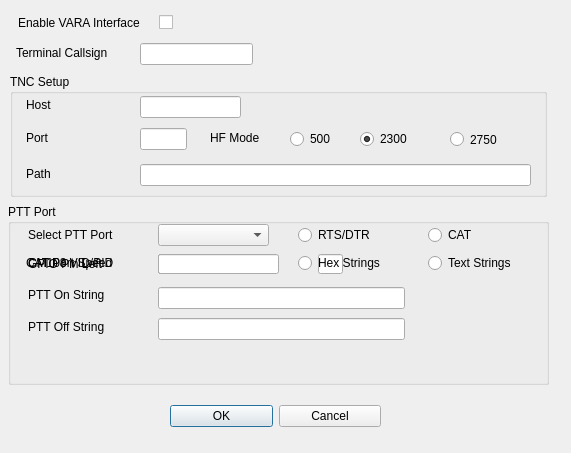
<?xml version="1.0" encoding="UTF-8"?>
<ui version="4.0">
 <class>Dialog</class>
 <widget class="QDialog" name="Dialog">
  <property name="geometry">
   <rect>
    <x>0</x>
    <y>0</y>
    <width>571</width>
    <height>453</height>
   </rect>
  </property>
  <property name="windowTitle">
   <string>Dialog</string>
  </property>
  <widget class="QWidget" name="layoutWidget">
   <property name="geometry">
    <rect>
     <x>170</x>
     <y>400</y>
     <width>211</width>
     <height>33</height>
    </rect>
   </property>
   <layout class="QHBoxLayout">
    <property name="spacing">
     <number>6</number>
    </property>
    <property name="leftMargin">
     <number>0</number>
    </property>
    <property name="topMargin">
     <number>0</number>
    </property>
    <property name="rightMargin">
     <number>0</number>
    </property>
    <property name="bottomMargin">
     <number>0</number>
    </property>
    <item>
     <widget class="QPushButton" name="okButton">
      <property name="text">
       <string>OK</string>
      </property>
     </widget>
    </item>
    <item>
     <widget class="QPushButton" name="cancelButton">
      <property name="text">
       <string>Cancel</string>
      </property>
     </widget>
    </item>
   </layout>
  </widget>
  <widget class="QGroupBox" name="groupBox">
   <property name="geometry">
    <rect>
     <x>10</x>
     <y>74</y>
     <width>537</width>
     <height>123</height>
    </rect>
   </property>
   <property name="title">
    <string>TNC Setup</string>
   </property>
   <widget class="QLineEdit" name="Host">
    <property name="geometry">
     <rect>
      <x>130</x>
      <y>22</y>
      <width>101</width>
      <height>22</height>
     </rect>
    </property>
   </widget>
   <widget class="QLineEdit" name="Port">
    <property name="geometry">
     <rect>
      <x>130</x>
      <y>54</y>
      <width>47</width>
      <height>22</height>
     </rect>
    </property>
   </widget>
   <widget class="QLineEdit" name="Path">
    <property name="geometry">
     <rect>
      <x>130</x>
      <y>90</y>
      <width>391</width>
      <height>22</height>
     </rect>
    </property>
   </widget>
   <widget class="QLabel" name="label_11">
    <property name="geometry">
     <rect>
      <x>16</x>
      <y>24</y>
      <width>47</width>
      <height>13</height>
     </rect>
    </property>
    <property name="text">
     <string>Host</string>
    </property>
   </widget>
   <widget class="QLabel" name="label_12">
    <property name="geometry">
     <rect>
      <x>16</x>
      <y>53</y>
      <width>47</width>
      <height>22</height>
     </rect>
    </property>
    <property name="text">
     <string>Port</string>
    </property>
   </widget>
   <widget class="QLabel" name="label_13">
    <property name="geometry">
     <rect>
      <x>16</x>
      <y>89</y>
      <width>47</width>
      <height>22</height>
     </rect>
    </property>
    <property name="text">
     <string>Path</string>
    </property>
   </widget>
   <widget class="QRadioButton" name="VARA500">
    <property name="geometry">
     <rect>
      <x>280</x>
      <y>54</y>
      <width>71</width>
      <height>22</height>
     </rect>
    </property>
    <property name="text">
     <string>500</string>
    </property>
    <attribute name="buttonGroup">
     <string notr="true">buttonGroup_3</string>
    </attribute>
   </widget>
   <widget class="QRadioButton" name="VARA2300">
    <property name="geometry">
     <rect>
      <x>350</x>
      <y>54</y>
      <width>81</width>
      <height>22</height>
     </rect>
    </property>
    <property name="text">
     <string>2300</string>
    </property>
    <property name="checked">
     <bool>true</bool>
    </property>
    <attribute name="buttonGroup">
     <string notr="true">buttonGroup_3</string>
    </attribute>
   </widget>
   <widget class="QRadioButton" name="VARA2750">
    <property name="geometry">
     <rect>
      <x>440</x>
      <y>54</y>
      <width>81</width>
      <height>23</height>
     </rect>
    </property>
    <property name="text">
     <string>2750</string>
    </property>
    <attribute name="buttonGroup">
     <string notr="true">buttonGroup_3</string>
    </attribute>
   </widget>
   <widget class="QLabel" name="label_15">
    <property name="geometry">
     <rect>
      <x>200</x>
      <y>53</y>
      <width>71</width>
      <height>22</height>
     </rect>
    </property>
    <property name="text">
     <string>HF Mode</string>
    </property>
   </widget>
  </widget>
  <widget class="QGroupBox" name="groupBox_3">
   <property name="geometry">
    <rect>
     <x>8</x>
     <y>204</y>
     <width>541</width>
     <height>181</height>
    </rect>
   </property>
   <property name="title">
    <string>PTT Port</string>
   </property>
   <widget class="QComboBox" name="PTTPort">
    <property name="geometry">
     <rect>
      <x>150</x>
      <y>20</y>
      <width>111</width>
      <height>22</height>
     </rect>
    </property>
   </widget>
   <widget class="QLabel" name="label_6">
    <property name="geometry">
     <rect>
      <x>20</x>
      <y>23</y>
      <width>131</width>
      <height>16</height>
     </rect>
    </property>
    <property name="text">
     <string>Select PTT Port</string>
    </property>
   </widget>
   <widget class="QLabel" name="PTTOnLab">
    <property name="geometry">
     <rect>
      <x>20</x>
      <y>80</y>
      <width>121</width>
      <height>22</height>
     </rect>
    </property>
    <property name="text">
     <string>PTT On String</string>
    </property>
   </widget>
   <widget class="QLineEdit" name="PTTOn">
    <property name="geometry">
     <rect>
      <x>150</x>
      <y>83</y>
      <width>247</width>
      <height>22</height>
     </rect>
    </property>
   </widget>
   <widget class="QLineEdit" name="PTTOff">
    <property name="geometry">
     <rect>
      <x>150</x>
      <y>114</y>
      <width>247</width>
      <height>22</height>
     </rect>
    </property>
   </widget>
   <widget class="QLabel" name="PTTOffLab">
    <property name="geometry">
     <rect>
      <x>20</x>
      <y>112</y>
      <width>121</width>
      <height>22</height>
     </rect>
    </property>
    <property name="text">
     <string>PTT Off String</string>
    </property>
   </widget>
   <widget class="QLabel" name="GPIOLab">
    <property name="geometry">
     <rect>
      <x>20</x>
      <y>52</y>
      <width>111</width>
      <height>16</height>
     </rect>
    </property>
    <property name="text">
     <string>GPIO Pin Left</string>
    </property>
   </widget>
   <widget class="QLineEdit" name="GPIOLeft">
    <property name="geometry">
     <rect>
      <x>150</x>
      <y>50</y>
      <width>25</width>
      <height>20</height>
     </rect>
    </property>
   </widget>
   <widget class="QLineEdit" name="GPIORight">
    <property name="geometry">
     <rect>
      <x>310</x>
      <y>50</y>
      <width>25</width>
      <height>20</height>
     </rect>
    </property>
   </widget>
   <widget class="QLabel" name="GPIOLab2">
    <property name="geometry">
     <rect>
      <x>165</x>
      <y>50</y>
      <width>83</width>
      <height>18</height>
     </rect>
    </property>
    <property name="text">
     <string>GPIO Pin Right</string>
    </property>
   </widget>
   <widget class="QLabel" name="CATLabel">
    <property name="geometry">
     <rect>
      <x>18</x>
      <y>50</y>
      <width>121</width>
      <height>18</height>
     </rect>
    </property>
    <property name="text">
     <string>CAT Port Speed</string>
    </property>
   </widget>
   <widget class="QLineEdit" name="CATSpeed">
    <property name="geometry">
     <rect>
      <x>150</x>
      <y>50</y>
      <width>47</width>
      <height>20</height>
     </rect>
    </property>
   </widget>
   <widget class="QRadioButton" name="RTSDTR">
    <property name="geometry">
     <rect>
      <x>290</x>
      <y>22</y>
      <width>131</width>
      <height>18</height>
     </rect>
    </property>
    <property name="text">
     <string>RTS/DTR</string>
    </property>
    <attribute name="buttonGroup">
     <string notr="true">buttonGroup_2</string>
    </attribute>
   </widget>
   <widget class="QRadioButton" name="CAT">
    <property name="geometry">
     <rect>
      <x>420</x>
      <y>22</y>
      <width>121</width>
      <height>18</height>
     </rect>
    </property>
    <property name="text">
     <string>CAT</string>
    </property>
    <attribute name="buttonGroup">
     <string notr="true">buttonGroup_2</string>
    </attribute>
   </widget>
   <widget class="QLineEdit" name="VIDPID">
    <property name="geometry">
     <rect>
      <x>150</x>
      <y>50</y>
      <width>121</width>
      <height>20</height>
     </rect>
    </property>
   </widget>
   <widget class="QLabel" name="CM108Label">
    <property name="geometry">
     <rect>
      <x>20</x>
      <y>50</y>
      <width>111</width>
      <height>18</height>
     </rect>
    </property>
    <property name="text">
     <string>CM108 VID/PID</string>
    </property>
   </widget>
   <widget class="QRadioButton" name="CATHex">
    <property name="geometry">
     <rect>
      <x>290</x>
      <y>50</y>
      <width>131</width>
      <height>18</height>
     </rect>
    </property>
    <property name="text">
     <string>Hex Strings</string>
    </property>
    <attribute name="buttonGroup">
     <string notr="true">buttonGroup</string>
    </attribute>
   </widget>
   <widget class="QRadioButton" name="CATText">
    <property name="geometry">
     <rect>
      <x>420</x>
      <y>50</y>
      <width>131</width>
      <height>18</height>
     </rect>
    </property>
    <property name="text">
     <string>Text Strings</string>
    </property>
    <attribute name="buttonGroup">
     <string notr="true">buttonGroup</string>
    </attribute>
   </widget>
  </widget>
  <widget class="QLineEdit" name="TermCall">
   <property name="geometry">
    <rect>
     <x>140</x>
     <y>43</y>
     <width>113</width>
     <height>22</height>
    </rect>
   </property>
  </widget>
  <widget class="QLabel" name="label">
   <property name="geometry">
    <rect>
     <x>16</x>
     <y>42</y>
     <width>111</width>
     <height>22</height>
    </rect>
   </property>
   <property name="text">
    <string>Terminal Callsign</string>
   </property>
  </widget>
  <widget class="QLabel" name="label_14">
   <property name="geometry">
    <rect>
     <x>18</x>
     <y>12</y>
     <width>135</width>
     <height>21</height>
    </rect>
   </property>
   <property name="text">
    <string>Enable VARA Interface</string>
   </property>
  </widget>
  <widget class="QCheckBox" name="VARAEnable">
   <property name="geometry">
    <rect>
     <x>150</x>
     <y>10</y>
     <width>23</width>
     <height>25</height>
    </rect>
   </property>
   <property name="layoutDirection">
    <enum>Qt::RightToLeft</enum>
   </property>
   <property name="text">
    <string/>
   </property>
  </widget>
 </widget>
 <resources/>
 <connections/>
 <buttongroups>
  <buttongroup name="buttonGroup"/>
  <buttongroup name="buttonGroup_2"/>
  <buttongroup name="buttonGroup_3"/>
 </buttongroups>
</ui>
